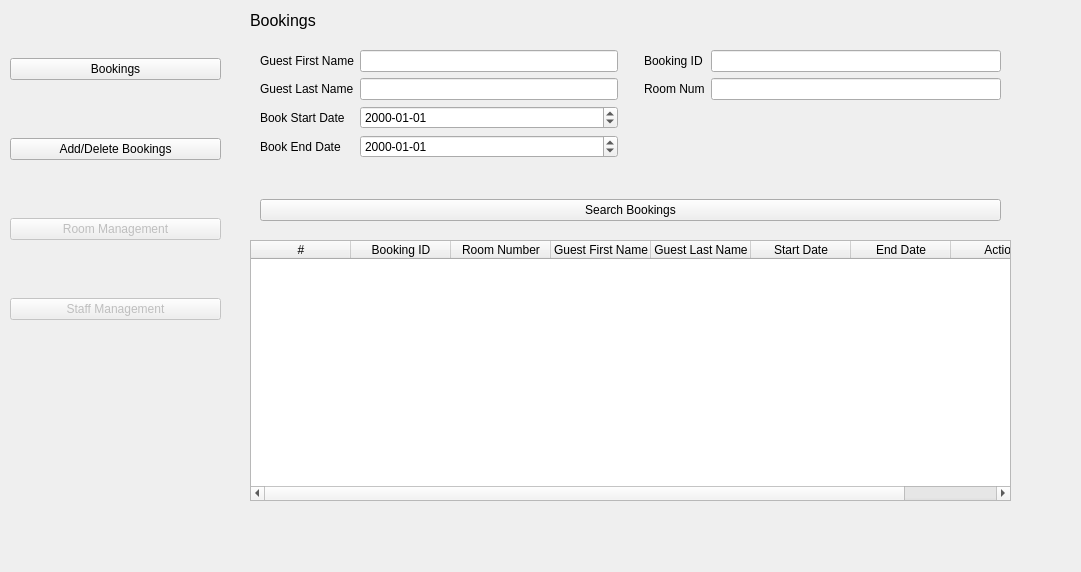
<?xml version="1.0" encoding="UTF-8"?>
<ui version="4.0">
 <class>main_window</class>
 <widget class="QMainWindow" name="main_window">
  <property name="geometry">
   <rect>
    <x>0</x>
    <y>0</y>
    <width>1081</width>
    <height>572</height>
   </rect>
  </property>
  <property name="windowTitle">
   <string>main_window</string>
  </property>
  <widget class="QWidget" name="centralwidget">
   <widget class="QWidget" name="verticalLayoutWidget">
    <property name="geometry">
     <rect>
      <x>0</x>
      <y>0</y>
      <width>231</width>
      <height>381</height>
     </rect>
    </property>
    <layout class="QVBoxLayout" name="verticalLayout">
     <property name="spacing">
      <number>0</number>
     </property>
     <property name="leftMargin">
      <number>10</number>
     </property>
     <property name="topMargin">
      <number>0</number>
     </property>
     <property name="rightMargin">
      <number>10</number>
     </property>
     <property name="bottomMargin">
      <number>0</number>
     </property>
     <item>
      <widget class="QPushButton" name="booking_btn">
       <property name="text">
        <string>Bookings</string>
       </property>
      </widget>
     </item>
     <item>
      <widget class="QPushButton" name="add_booking_btn">
       <property name="text">
        <string>Add/Delete Bookings</string>
       </property>
      </widget>
     </item>
     <item>
      <widget class="QPushButton" name="room_btn">
       <property name="enabled">
        <bool>false</bool>
       </property>
       <property name="text">
        <string>Room Management</string>
       </property>
      </widget>
     </item>
     <item>
      <widget class="QPushButton" name="staff_btn">
       <property name="enabled">
        <bool>false</bool>
       </property>
       <property name="text">
        <string>Staff Management</string>
       </property>
       <property name="iconSize">
        <size>
         <width>20</width>
         <height>20</height>
        </size>
       </property>
      </widget>
     </item>
    </layout>
   </widget>
   <widget class="QStackedWidget" name="query_window">
    <property name="geometry">
     <rect>
      <x>250</x>
      <y>0</y>
      <width>771</width>
      <height>600</height>
     </rect>
    </property>
    <property name="currentIndex">
     <number>0</number>
    </property>
    <widget class="QWidget" name="booking_page">
     <widget class="QLabel" name="booking_lbl">
      <property name="geometry">
       <rect>
        <x>0</x>
        <y>0</y>
        <width>100</width>
        <height>40</height>
       </rect>
      </property>
      <property name="font">
       <font>
        <pointsize>12</pointsize>
       </font>
      </property>
      <property name="text">
       <string>Bookings</string>
      </property>
     </widget>
     <widget class="QWidget" name="gridLayoutWidget_2">
      <property name="geometry">
       <rect>
        <x>0</x>
        <y>40</y>
        <width>761</width>
        <height>151</height>
       </rect>
      </property>
      <layout class="QGridLayout" name="gridLayout_3">
       <item row="0" column="0">
        <layout class="QFormLayout" name="form_left_2">
         <property name="fieldGrowthPolicy">
          <enum>QFormLayout::FieldGrowthPolicy::AllNonFixedFieldsGrow</enum>
         </property>
         <property name="rowWrapPolicy">
          <enum>QFormLayout::RowWrapPolicy::DontWrapRows</enum>
         </property>
         <property name="labelAlignment">
          <set>Qt::AlignmentFlag::AlignLeading|Qt::AlignmentFlag::AlignLeft|Qt::AlignmentFlag::AlignVCenter</set>
         </property>
         <property name="formAlignment">
          <set>Qt::AlignmentFlag::AlignLeading|Qt::AlignmentFlag::AlignLeft|Qt::AlignmentFlag::AlignTop</set>
         </property>
         <property name="leftMargin">
          <number>10</number>
         </property>
         <property name="topMargin">
          <number>10</number>
         </property>
         <property name="rightMargin">
          <number>10</number>
         </property>
         <property name="bottomMargin">
          <number>10</number>
         </property>
         <item row="0" column="0">
          <widget class="QLabel" name="label_10">
           <property name="text">
            <string>Guest First Name</string>
           </property>
          </widget>
         </item>
         <item row="0" column="1">
          <widget class="QLineEdit" name="booking_first_name_input"/>
         </item>
         <item row="1" column="0">
          <widget class="QLabel" name="label_11">
           <property name="text">
            <string>Guest Last Name</string>
           </property>
          </widget>
         </item>
         <item row="1" column="1">
          <widget class="QLineEdit" name="booking_last_name_input"/>
         </item>
         <item row="2" column="0">
          <widget class="QLabel" name="label_12">
           <property name="text">
            <string>Book Start Date</string>
           </property>
          </widget>
         </item>
         <item row="3" column="0">
          <widget class="QLabel" name="label_13">
           <property name="text">
            <string>Book End Date</string>
           </property>
          </widget>
         </item>
         <item row="2" column="1">
          <widget class="QDateEdit" name="booking_start_date_input">
           <property name="displayFormat">
            <string>yyyy-MM-dd</string>
           </property>
          </widget>
         </item>
         <item row="3" column="1">
          <widget class="QDateEdit" name="booking_end_date_input">
           <property name="displayFormat">
            <string>yyyy-MM-dd</string>
           </property>
          </widget>
         </item>
        </layout>
       </item>
       <item row="0" column="1">
        <layout class="QFormLayout" name="form_right_2">
         <property name="labelAlignment">
          <set>Qt::AlignmentFlag::AlignLeading|Qt::AlignmentFlag::AlignLeft|Qt::AlignmentFlag::AlignTop</set>
         </property>
         <property name="leftMargin">
          <number>10</number>
         </property>
         <property name="topMargin">
          <number>10</number>
         </property>
         <property name="rightMargin">
          <number>10</number>
         </property>
         <property name="bottomMargin">
          <number>10</number>
         </property>
         <item row="0" column="0">
          <widget class="QLabel" name="label_15">
           <property name="text">
            <string>Booking ID</string>
           </property>
          </widget>
         </item>
         <item row="0" column="1">
          <widget class="QLineEdit" name="booking_id_input"/>
         </item>
         <item row="1" column="0">
          <widget class="QLabel" name="label_14">
           <property name="text">
            <string>Room Num</string>
           </property>
          </widget>
         </item>
         <item row="1" column="1">
          <widget class="QLineEdit" name="booking_room_num_input"/>
         </item>
        </layout>
       </item>
      </layout>
     </widget>
     <widget class="QTableWidget" name="booking_table">
      <property name="geometry">
       <rect>
        <x>0</x>
        <y>240</y>
        <width>761</width>
        <height>261</height>
       </rect>
      </property>
      <column>
       <property name="text">
        <string>#</string>
       </property>
      </column>
      <column>
       <property name="text">
        <string>Booking ID</string>
       </property>
      </column>
      <column>
       <property name="text">
        <string>Room Number</string>
       </property>
      </column>
      <column>
       <property name="text">
        <string>Guest First Name</string>
       </property>
      </column>
      <column>
       <property name="text">
        <string>Guest Last Name</string>
       </property>
      </column>
      <column>
       <property name="text">
        <string>Start Date</string>
       </property>
      </column>
      <column>
       <property name="text">
        <string>End Date</string>
       </property>
      </column>
      <column>
       <property name="text">
        <string>Action</string>
       </property>
      </column>
     </widget>
     <widget class="QWidget" name="horizontalLayoutWidget_4">
      <property name="geometry">
       <rect>
        <x>0</x>
        <y>190</y>
        <width>761</width>
        <height>41</height>
       </rect>
      </property>
      <layout class="QHBoxLayout" name="booking_ribbon">
       <property name="leftMargin">
        <number>10</number>
       </property>
       <property name="topMargin">
        <number>0</number>
       </property>
       <property name="rightMargin">
        <number>10</number>
       </property>
       <item>
        <widget class="QPushButton" name="booking_find_booking_btn">
         <property name="text">
          <string>Search Bookings</string>
         </property>
        </widget>
       </item>
      </layout>
     </widget>
    </widget>
    <widget class="QWidget" name="add_booking_page">
     <widget class="QLabel" name="add_booking_page_lbl">
      <property name="geometry">
       <rect>
        <x>0</x>
        <y>0</y>
        <width>141</width>
        <height>40</height>
       </rect>
      </property>
      <property name="font">
       <font>
        <pointsize>12</pointsize>
       </font>
      </property>
      <property name="text">
       <string>Add Bookings</string>
      </property>
     </widget>
     <widget class="QWidget" name="gridLayoutWidget">
      <property name="geometry">
       <rect>
        <x>0</x>
        <y>40</y>
        <width>761</width>
        <height>151</height>
       </rect>
      </property>
      <layout class="QGridLayout" name="user_input">
       <item row="0" column="0">
        <layout class="QFormLayout" name="form_left">
         <property name="labelAlignment">
          <set>Qt::AlignmentFlag::AlignLeading|Qt::AlignmentFlag::AlignLeft|Qt::AlignmentFlag::AlignTop</set>
         </property>
         <property name="leftMargin">
          <number>10</number>
         </property>
         <property name="topMargin">
          <number>10</number>
         </property>
         <property name="rightMargin">
          <number>10</number>
         </property>
         <property name="bottomMargin">
          <number>10</number>
         </property>
         <item row="0" column="0">
          <widget class="QLabel" name="label_6">
           <property name="text">
            <string>Book Start Date</string>
           </property>
          </widget>
         </item>
         <item row="1" column="0">
          <widget class="QLabel" name="label_8">
           <property name="text">
            <string>Book End Date</string>
           </property>
          </widget>
         </item>
         <item row="0" column="1">
          <widget class="QDateEdit" name="add_booking_start_date_input">
           <property name="displayFormat">
            <string>yyyy-MM-dd</string>
           </property>
          </widget>
         </item>
         <item row="1" column="1">
          <widget class="QDateEdit" name="add_booking_end_date_input">
           <property name="displayFormat">
            <string>yyyy-MM-dd</string>
           </property>
          </widget>
         </item>
        </layout>
       </item>
       <item row="0" column="1">
        <layout class="QFormLayout" name="form_right">
         <property name="labelAlignment">
          <set>Qt::AlignmentFlag::AlignLeading|Qt::AlignmentFlag::AlignLeft|Qt::AlignmentFlag::AlignTop</set>
         </property>
         <property name="leftMargin">
          <number>10</number>
         </property>
         <property name="topMargin">
          <number>10</number>
         </property>
         <property name="rightMargin">
          <number>10</number>
         </property>
         <property name="bottomMargin">
          <number>10</number>
         </property>
         <item row="1" column="0">
          <widget class="QLabel" name="label">
           <property name="text">
            <string>Guest First Name</string>
           </property>
          </widget>
         </item>
         <item row="1" column="1">
          <widget class="QLineEdit" name="add_booking_firstname_input"/>
         </item>
         <item row="2" column="0">
          <widget class="QLabel" name="label_7">
           <property name="text">
            <string>Guest Last Name</string>
           </property>
          </widget>
         </item>
         <item row="2" column="1">
          <widget class="QLineEdit" name="add_booking_lastname_input"/>
         </item>
         <item row="0" column="0">
          <widget class="QLabel" name="label_9">
           <property name="text">
            <string>Room Num</string>
           </property>
          </widget>
         </item>
         <item row="0" column="1">
          <widget class="QLineEdit" name="room_num_input"/>
         </item>
        </layout>
       </item>
      </layout>
     </widget>
     <widget class="QWidget" name="horizontalLayoutWidget_3">
      <property name="geometry">
       <rect>
        <x>0</x>
        <y>190</y>
        <width>761</width>
        <height>41</height>
       </rect>
      </property>
      <layout class="QHBoxLayout" name="add_booking_ribbon">
       <property name="leftMargin">
        <number>10</number>
       </property>
       <property name="topMargin">
        <number>0</number>
       </property>
       <property name="rightMargin">
        <number>10</number>
       </property>
       <item>
        <widget class="QPushButton" name="add_booking_find_room_btn">
         <property name="text">
          <string>Find avaliable rooms</string>
         </property>
        </widget>
       </item>
       <item>
        <widget class="QPushButton" name="add_booking">
         <property name="text">
          <string>Add Boking</string>
         </property>
        </widget>
       </item>
      </layout>
     </widget>
     <widget class="QTableWidget" name="add_booking_avaliable_rooms">
      <property name="geometry">
       <rect>
        <x>0</x>
        <y>230</y>
        <width>381</width>
        <height>291</height>
       </rect>
      </property>
     </widget>
    </widget>
    <widget class="QWidget" name="room_page">
     <widget class="QLabel" name="room_lbl">
      <property name="geometry">
       <rect>
        <x>0</x>
        <y>0</y>
        <width>100</width>
        <height>40</height>
       </rect>
      </property>
      <property name="font">
       <font>
        <pointsize>12</pointsize>
       </font>
      </property>
      <property name="text">
       <string>Rooms</string>
      </property>
     </widget>
     <widget class="QWidget" name="gridLayoutWidget_3">
      <property name="geometry">
       <rect>
        <x>0</x>
        <y>40</y>
        <width>761</width>
        <height>51</height>
       </rect>
      </property>
      <layout class="QGridLayout" name="user_input_2">
       <item row="0" column="0">
        <layout class="QFormLayout" name="form_left_3">
         <property name="labelAlignment">
          <set>Qt::AlignmentFlag::AlignLeading|Qt::AlignmentFlag::AlignLeft|Qt::AlignmentFlag::AlignTop</set>
         </property>
         <property name="leftMargin">
          <number>10</number>
         </property>
         <property name="topMargin">
          <number>10</number>
         </property>
         <property name="rightMargin">
          <number>10</number>
         </property>
         <property name="bottomMargin">
          <number>10</number>
         </property>
         <item row="0" column="0">
          <widget class="QLabel" name="label_2">
           <property name="text">
            <string>Room type</string>
           </property>
          </widget>
         </item>
         <item row="0" column="1">
          <widget class="QLineEdit" name="room_type_input"/>
         </item>
        </layout>
       </item>
       <item row="0" column="1">
        <layout class="QFormLayout" name="form_right_3">
         <property name="labelAlignment">
          <set>Qt::AlignmentFlag::AlignLeading|Qt::AlignmentFlag::AlignLeft|Qt::AlignmentFlag::AlignTop</set>
         </property>
         <property name="leftMargin">
          <number>10</number>
         </property>
         <property name="topMargin">
          <number>10</number>
         </property>
         <property name="rightMargin">
          <number>10</number>
         </property>
         <property name="bottomMargin">
          <number>10</number>
         </property>
         <item row="0" column="0">
          <widget class="QLabel" name="label_19">
           <property name="text">
            <string>Room Num</string>
           </property>
          </widget>
         </item>
         <item row="0" column="1">
          <widget class="QLineEdit" name="room_num_input_2"/>
         </item>
        </layout>
       </item>
      </layout>
     </widget>
     <widget class="QWidget" name="horizontalLayoutWidget_2">
      <property name="geometry">
       <rect>
        <x>0</x>
        <y>90</y>
        <width>761</width>
        <height>41</height>
       </rect>
      </property>
      <layout class="QHBoxLayout" name="room_page_ribbon">
       <property name="leftMargin">
        <number>10</number>
       </property>
       <property name="topMargin">
        <number>0</number>
       </property>
       <property name="rightMargin">
        <number>10</number>
       </property>
       <item>
        <widget class="QPushButton" name="add_room_btn">
         <property name="text">
          <string>Add Room</string>
         </property>
        </widget>
       </item>
       <item>
        <widget class="QPushButton" name="search_room_btn">
         <property name="text">
          <string>Search</string>
         </property>
        </widget>
       </item>
      </layout>
     </widget>
     <widget class="QLabel" name="room_error_lbl">
      <property name="geometry">
       <rect>
        <x>0</x>
        <y>130</y>
        <width>71</width>
        <height>31</height>
       </rect>
      </property>
      <property name="text">
       <string/>
      </property>
     </widget>
     <widget class="QTableWidget" name="room_table">
      <property name="geometry">
       <rect>
        <x>0</x>
        <y>160</y>
        <width>761</width>
        <height>381</height>
       </rect>
      </property>
      <column>
       <property name="text">
        <string>Record number</string>
       </property>
      </column>
      <column>
       <property name="text">
        <string>Room Number</string>
       </property>
      </column>
      <column>
       <property name="text">
        <string>Room Type</string>
       </property>
      </column>
      <column>
       <property name="text">
        <string>Action</string>
       </property>
      </column>
     </widget>
    </widget>
    <widget class="QWidget" name="staff_page">
     <widget class="QLabel" name="staff_lbl">
      <property name="geometry">
       <rect>
        <x>0</x>
        <y>0</y>
        <width>171</width>
        <height>40</height>
       </rect>
      </property>
      <property name="font">
       <font>
        <pointsize>12</pointsize>
       </font>
      </property>
      <property name="text">
       <string>Staff Management</string>
      </property>
     </widget>
     <widget class="QWidget" name="gridLayoutWidget_4">
      <property name="geometry">
       <rect>
        <x>0</x>
        <y>40</y>
        <width>761</width>
        <height>81</height>
       </rect>
      </property>
      <layout class="QGridLayout" name="user_input_3">
       <item row="0" column="0">
        <layout class="QFormLayout" name="form_left_4">
         <property name="labelAlignment">
          <set>Qt::AlignmentFlag::AlignLeading|Qt::AlignmentFlag::AlignLeft|Qt::AlignmentFlag::AlignTop</set>
         </property>
         <property name="leftMargin">
          <number>10</number>
         </property>
         <property name="topMargin">
          <number>10</number>
         </property>
         <property name="rightMargin">
          <number>10</number>
         </property>
         <property name="bottomMargin">
          <number>10</number>
         </property>
         <item row="0" column="0">
          <widget class="QLabel" name="label_3">
           <property name="text">
            <string>Staff Username</string>
           </property>
          </widget>
         </item>
         <item row="0" column="1">
          <widget class="QLineEdit" name="staff_username_input"/>
         </item>
         <item row="1" column="0">
          <widget class="QLabel" name="label_16">
           <property name="text">
            <string>Staff Password</string>
           </property>
          </widget>
         </item>
         <item row="1" column="1">
          <widget class="QLineEdit" name="staff_password_input"/>
         </item>
        </layout>
       </item>
       <item row="0" column="1">
        <layout class="QFormLayout" name="form_right_4">
         <property name="labelAlignment">
          <set>Qt::AlignmentFlag::AlignLeading|Qt::AlignmentFlag::AlignLeft|Qt::AlignmentFlag::AlignTop</set>
         </property>
         <property name="leftMargin">
          <number>10</number>
         </property>
         <property name="topMargin">
          <number>10</number>
         </property>
         <property name="rightMargin">
          <number>10</number>
         </property>
         <property name="bottomMargin">
          <number>10</number>
         </property>
         <item row="0" column="0">
          <widget class="QLabel" name="label_20">
           <property name="text">
            <string>Staff ID</string>
           </property>
          </widget>
         </item>
         <item row="0" column="1">
          <widget class="QLineEdit" name="staff_id_input"/>
         </item>
         <item row="1" column="0">
          <widget class="QLabel" name="label_21">
           <property name="text">
            <string>Privilege</string>
           </property>
          </widget>
         </item>
         <item row="1" column="1">
          <widget class="QComboBox" name="staff_privilege_input">
           <item>
            <property name="text">
             <string>user</string>
            </property>
           </item>
           <item>
            <property name="text">
             <string>admin</string>
            </property>
           </item>
          </widget>
         </item>
        </layout>
       </item>
      </layout>
     </widget>
     <widget class="QWidget" name="horizontalLayoutWidget">
      <property name="geometry">
       <rect>
        <x>0</x>
        <y>120</y>
        <width>761</width>
        <height>41</height>
       </rect>
      </property>
      <layout class="QHBoxLayout" name="staff_ribbon">
       <property name="leftMargin">
        <number>10</number>
       </property>
       <property name="topMargin">
        <number>0</number>
       </property>
       <property name="rightMargin">
        <number>10</number>
       </property>
       <item>
        <widget class="QPushButton" name="add_staff_record_btn">
         <property name="text">
          <string>Add Staff Record</string>
         </property>
        </widget>
       </item>
       <item>
        <widget class="QPushButton" name="search_staff_record_btn">
         <property name="text">
          <string>Search</string>
         </property>
        </widget>
       </item>
      </layout>
     </widget>
     <widget class="QLabel" name="staff_error_lbl">
      <property name="geometry">
       <rect>
        <x>0</x>
        <y>160</y>
        <width>71</width>
        <height>31</height>
       </rect>
      </property>
      <property name="text">
       <string/>
      </property>
     </widget>
     <widget class="QTableWidget" name="staff_table">
      <property name="geometry">
       <rect>
        <x>0</x>
        <y>190</y>
        <width>761</width>
        <height>351</height>
       </rect>
      </property>
      <column>
       <property name="text">
        <string>Record number</string>
       </property>
      </column>
      <column>
       <property name="text">
        <string>ID</string>
       </property>
      </column>
      <column>
       <property name="text">
        <string>Username</string>
       </property>
      </column>
      <column>
       <property name="text">
        <string>Password</string>
       </property>
      </column>
      <column>
       <property name="text">
        <string>Privilege</string>
       </property>
      </column>
      <column>
       <property name="text">
        <string>Action</string>
       </property>
      </column>
     </widget>
    </widget>
   </widget>
  </widget>
 </widget>
 <resources/>
 <connections/>
</ui>
